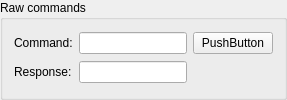
             <widget class="QGroupBox" name="groupBox_9">
              <property name="enabled">
               <bool>true</bool>
              </property>
              <property name="minimumSize">
               <size>
                <width>0</width>
                <height>100</height>
               </size>
              </property>
              <property name="title">
               <string>Raw commands</string>
              </property>
              <property name="checkable">
               <bool>false</bool>
              </property>
              <layout class="QGridLayout" name="gridLayout_25">
               <item row="2" column="1">
                <widget class="QLineEdit" name="value_cmd_response">
                 <property name="readOnly">
                  <bool>true</bool>
                 </property>
                </widget>
               </item>
               <item row="0" column="1">
                <widget class="QLineEdit" name="value_cmd_raw"/>
               </item>
               <item row="0" column="2">
                <widget class="QPushButton" name="button_cmd_raw">
                 <property name="enabled">
                  <bool>true</bool>
                 </property>
                 <property name="text">
                  <string>PushButton</string>
                 </property>
                </widget>
               </item>
               <item row="0" column="0">
                <widget class="QLabel" name="label_4">
                 <property name="text">
                  <string>Command:</string>
                 </property>
                </widget>
               </item>
               <item row="2" column="0">
                <widget class="QLabel" name="label_5">
                 <property name="text">
                  <string>Response:</string>
                 </property>
                </widget>
               </item>
              </layout>
             </widget>
